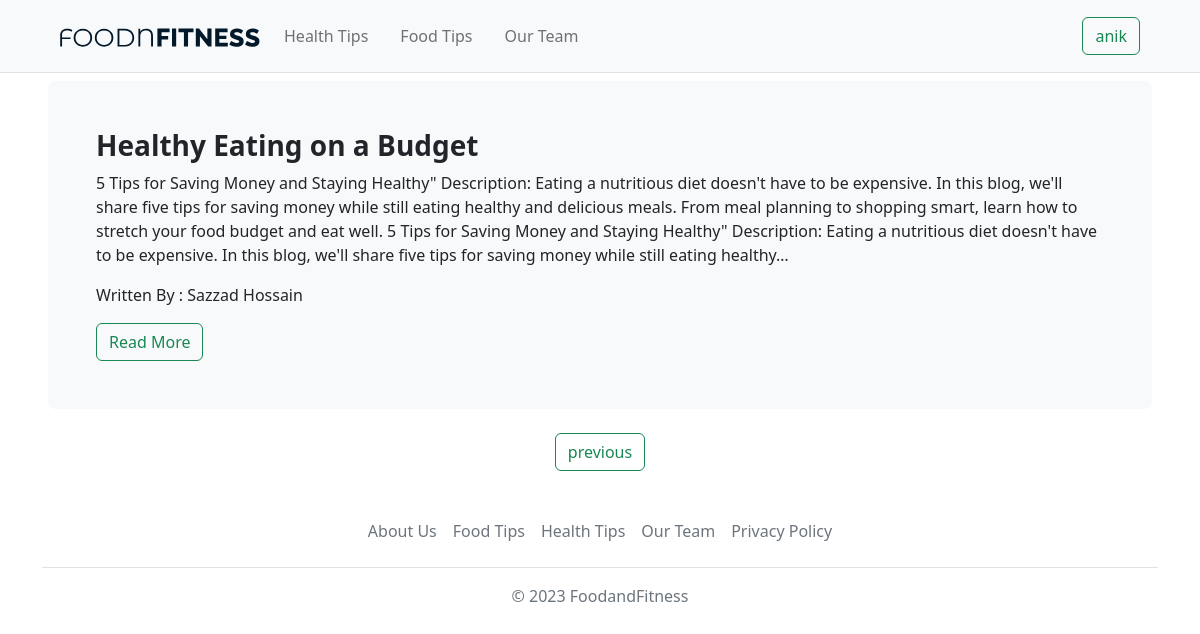
The app's page /foodblog?page=2 (signed in) with its own data.
### home/models.py (models this page shows)
class FoodBlog(models.Model):
    title=models.CharField(max_length=250)
    description=models.TextField()
    writter=models.CharField(max_length=100)
    slug = models.SlugField(unique=True,null=True)

### home/views.py (the view)
# urls.py: path('foodblog',views.foodblogview, name='foodblog'),
def foodblogview(request):
    FoodBlogData=FoodBlog.objects.all()
    paginator=Paginator(FoodBlogData,3)
    page=request.GET.get('page')
    blogs=paginator.get_page(page)
    return render(request,'foodblog.html',{'blogs':blogs})

### templates/foodblog.html (shortened to what this page needs)
<!doctype html>
<html lang="en">
<head>
  <link href="https://cdn.jsdelivr.net/npm/bootstrap@5.2.1/dist/css/bootstrap.min.css" rel="stylesheet"
>
</head>
<body>
  <header>
    {% include 'header.html' %}
  </header>
  <main>
    {% for blog in blogs %}
    <div class="px-5 py-2">
      <div class="container-fluid p-5 bg-light rounded-3">
        <h3 class="fw-bold">{{ blog.title }}</h3>
        <p class="fs-6">{{ blog.description | truncatechars:500}}</p>
        <p>Written By : {{ blog.writter }}</p>
        <a href="{% url 'fullfoodblog' blog.slug %}" >
          <button class="btn btn-outline-success" type="button">Read More</button>
        </a>
      </div>
    </div>
  {% endfor %}
  <div class="mt-3 d-flex justify-content-center">
    {% if blogs.has_previous %}
      <a class="btn btn-outline-success" href="?page={{ blogs.previous_page_number }}">previous</a>
    {% endif %}
  </div>
  </main>
  <footer>
    {% include 'footer.html' %}
  </footer>
</body>
</html>

### templates/header.html (shortened to what this page needs)
<!doctype html>
<html lang="en">
<head>
  <link href="https://cdn.jsdelivr.net/npm/bootstrap@5.2.1/dist/css/bootstrap.min.css" rel="stylesheet"
>
  <link rel="stylesheet" href="../static/css/style.css">
</head>
<body>
  <header class="bg-light border-bottom">
        <nav class="navbar navbar-expand-lg bg-body-tertiary mx-5">
            <div class="container-fluid my-2">
              <a href="{% url 'home' %}"><img src="../static/img/FOODNFITNESS.svg" alt="" style="max-width:200px"></a>
              <div class="collapse navbar-collapse" id="navbarSupportedContent">
                <ul class="navbar-nav me-auto mb-2 mb-lg-0">
                  <li class="nav-item">
                    <a class="nav-link mx-3" aria-current="page" href="{% url 'healthblog' %}">Health Tips</a>
                  </li>
                  <li class="nav-item">
                    <a class="nav-link" href="{% url 'foodblog' %}">Food Tips</a>
                  </li>
                  <li class="nav-item">
                    <a class="nav-link mx-3" href="{% url 'ourteam' %}">Our Team</a>
                  </li>
                </ul>
                {% if user.is_authenticated %}
                <a href="{% url 'profile' %}"><button class="btn btn-outline-success">{{ user.username }}</button></a>
                {% else %}
                <a href="{% url 'signup' %}"><button class="btn btn-success mx-3" action="{% url 'signin' %}">Sign Up</button></a>
                <a href="{% url 'signin' %}"><button class="btn btn-outline-success">Sign In</button></a>
                {% endif %}
              </div>
            </div>
          </nav>
  </header>
</body>
</html>

### records on screen
FoodBlog: title "Healthy Eating on a Budget", description "5 Tips for Saving Money and Staying Healthy\" Description: Eating a nutritious diet doesn't have to be expensive. In this blog, we'll share five tips for saving money while still eating healthy and delicious meals. From meal planning to shopping smart, learn how to stretch your food budget and eat well. 5 Tips for Saving Money and Staying Healthy\" Description: Eating a nutritious diet doesn't have to be expensive. In this blog, we'll share five tips for saving money while still eating healthy…", writter "Sazzad Hossain"

### other values on screen
{{ user.username }} "anik"
